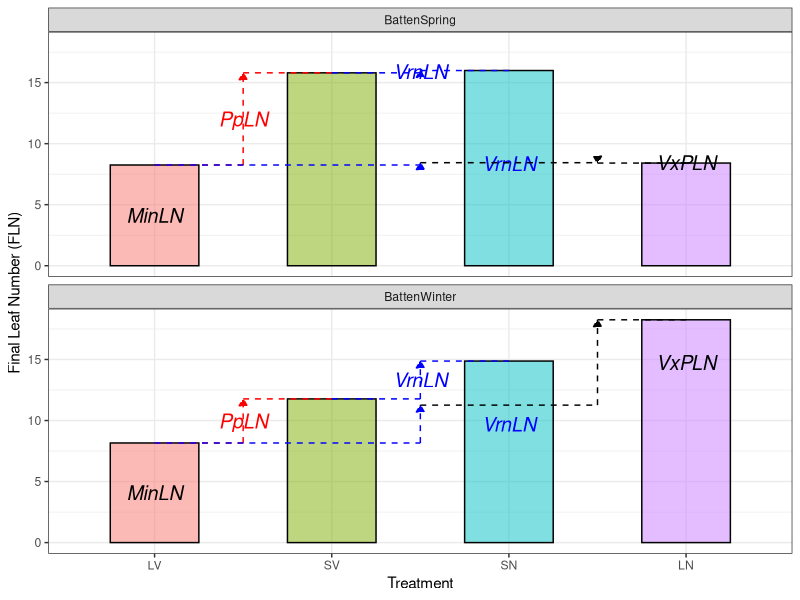

R code for this plot:
## ---- chunk 1
library(ggplot2)
library(tidyr)
library(dplyr)

fln_data <- data.frame(
    Parameter_FLN = c("MinLN", "PpLN", "VrnLN", "VxPLN", "LV", "SV", "SN", "LN"),
    BattenWinter = c(8.16, 3.61, 3.10, 6.99, 8.16, 11.77, 14.87, 18.25),
    BattenSpring = c(8.25, 7.55, 0.19, -0.03, 8.25, 15.80, 15.99, 8.41)
)
# Reshape to long format
fln_long <- fln_data %>%
    pivot_longer(cols = c("BattenWinter", "BattenSpring"), names_to = "Cultivar", values_to = "FLN")

# Plot
p <- fln_long |> 
    dplyr::filter(Parameter_FLN %in% c("LV", "SV", "SN", "LN")) |>
    mutate(Parameter_FLN = factor(Parameter_FLN, levels = c("LV", "SV", "SN", "LN"))) |>
    ggplot() +
    geom_col(aes(x = Parameter_FLN, y = FLN, fill = Parameter_FLN), alpha = 0.5, width = 0.5, color = "black") +
    facet_wrap(~Cultivar, ncol = 1) +
    labs(
        y = "Final Leaf Number (FLN)",
        x = "Treatment"
    ) +
    theme_bw() +
    theme() +
    theme(legend.position = "none")
fln_wide <- fln_long |> 
            pivot_wider(names_from = Parameter_FLN, values_from = FLN) 
df_text <- bind_rows(
    fln_wide |> 
        mutate(Y = MinLN / 2,
            X = 1,
            Label = "MinLN") |> 
        select(Cultivar, Y, X, Label),
    fln_wide |> 
        mutate(Y = PpLN / 2  + MinLN,
            X = 1.5,
            Label = "PpLN") |> 
        select(Cultivar, Y, X, Label),
    fln_wide |> 
        mutate(Y = VrnLN / 2  + SV,
            X = 2.5,
            Label = "VrnLN") |> 
        select(Cultivar, Y, X, Label),
    fln_wide |> 
        mutate(Y = VrnLN / 2  + LV,
            X = 3,
            Label = "VrnLN") |> 
        select(Cultivar, Y, X, Label),
    fln_wide |> 
        mutate(Y = VxPLN / 2  + LV + VrnLN,
            X = 4,
            Label = "VxPLN") |> 
        select(Cultivar, Y, X, Label)
    )

df_vertical <- bind_rows(
    fln_wide |> 
        mutate(y = LV,
            yend = SV,
            x = 1.5,
            xend = 1.5) |> 
        select(Cultivar, y, yend, x, xend) |> 
        mutate(Label = "PpLN"),
    fln_wide |> 
        mutate(y = SV,
            yend = SN,
            x = 2.5,
            xend = 2.5) |> 
        select(Cultivar, y, yend, x, xend) |> 
        mutate(Label = "VrnLN"),
    fln_wide |> 
        mutate(y = LV,
            yend = SN - SV + LV,
            x = 2.5,
            xend = 2.5) |> 
        select(Cultivar, y, yend, x, xend) |> 
        mutate(Label = "VrnLN"),
    fln_wide |> 
        mutate(y = SN - SV + LV,
            yend = LN,
            x = 3.5,
            xend = 3.5) |> 
        select(Cultivar, y, yend, x, xend) |> 
        mutate(Label = "VxPLN")
    )

df_horizontal <- bind_rows(
    fln_wide |> 
        mutate(y = LV,
            yend = LV,
            x = 1,
            xend = 1.5) |> 
        select(Cultivar, y, yend, x, xend) |> 
        mutate(Label = "PpLN"),
    fln_wide |> 
        mutate(y = SV,
            yend = SV,
            x = 1.5,
            xend = 2) |> 
        select(Cultivar, y, yend, x, xend) |> 
        mutate(Label = "PpLN"),
    fln_wide |> 
        mutate(y = SV,
            yend = SV,
            x = 2,
            xend = 2.5) |> 
        select(Cultivar, y, yend, x, xend) |> 
        mutate(Label = "VrnLN"),
    fln_wide |> 
        mutate(y = SN,
            yend = SN,
            x = 2.5,
            xend = 3) |> 
        select(Cultivar, y, yend, x, xend) |> 
        mutate(Label = "VrnLN"),
    fln_wide |> 
        mutate(y = LV,
            yend = LV,
            x = 1,
            xend = 2.5) |> 
        select(Cultivar, y, yend, x, xend) |> 
        mutate(Label = "VrnLN"),
    fln_wide |> 
        mutate(y = SN - SV + LV,
            yend = SN - SV + LV,
            x = 2.5,
            xend = 3.5) |> 
        select(Cultivar, y, yend, x, xend) |> 
        mutate(Label = "VxPLN"),
    fln_wide |> 
        mutate(y = LN,
            yend = LN,
            x = 3.5,
            xend = 4) |> 
        select(Cultivar, y, yend, x, xend) |> 
        mutate(Label = "VxPLN")
    )




# Add LV label
p <- p + geom_text(
        data = df_text,
        aes(x = X, y = Y, label = Label, color = Label),
        size = 5,
        fontface = "italic",
        vjust = 0.5
    )

p <- p + geom_segment(
        data = df_vertical,
        aes(
            x = x, xend = xend,
            y = y, yend = yend,
            color = Label,
        ),
        linetype = "dashed",
        arrow = arrow(length = unit(0.2, "cm"), ends = "last", type = "closed")
    )


p <- p + geom_segment(
        data = df_horizontal,
        aes(
            x = x, xend = xend,
            y = y, yend = yend,
            color = Label
        ),
        linetype = "dashed"
    )

p  + scale_color_manual(
        values = c("MinLN" = "black", "PpLN" = "red", "VrnLN" = "blue", "VxPLN" = "black"),
        guide = "none"
    )
